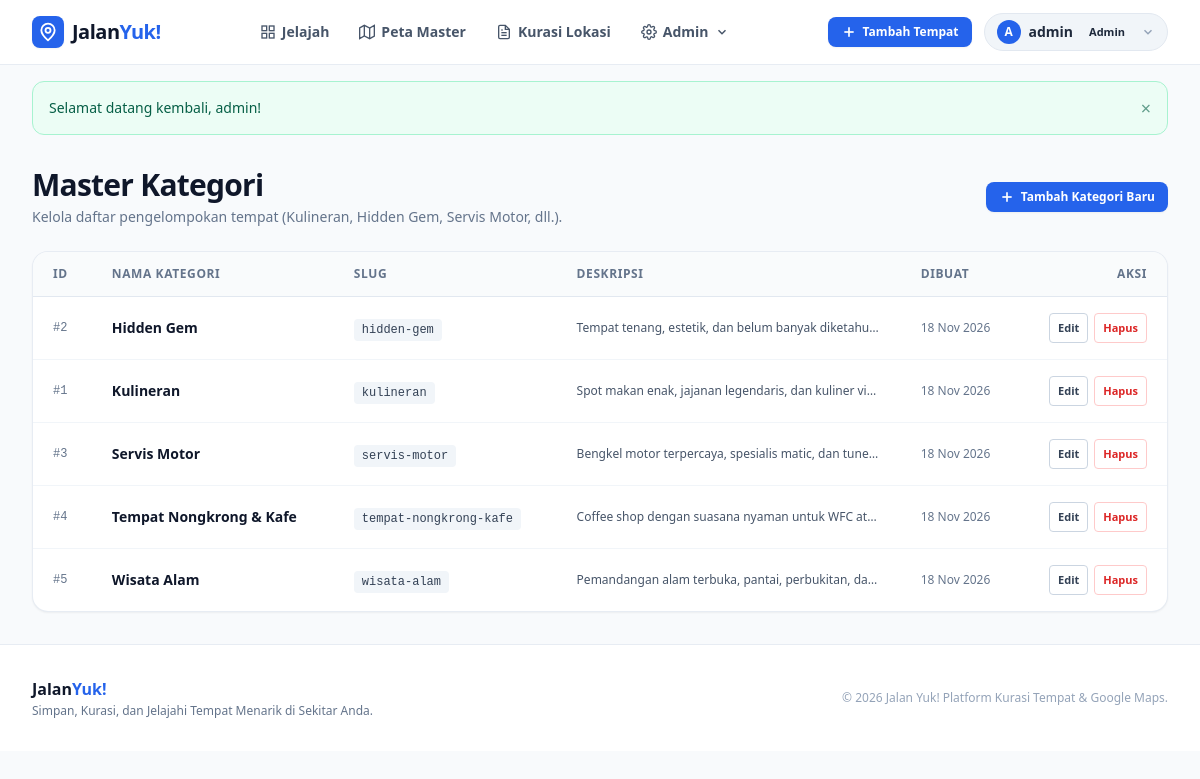
The app's page /admin/categories (signed in) with its own data.
### tables this page shows
CREATE TABLE IF NOT EXISTS `categories` (
    `id` INT AUTO_INCREMENT PRIMARY KEY,
    `name` VARCHAR(100) NOT NULL,
    `slug` VARCHAR(100) NOT NULL UNIQUE,
    `description` TEXT,
    `created_at` TIMESTAMP DEFAULT CURRENT_TIMESTAMP
);

### src/Controllers/AdminController.php (called while the page is built, shortened)
<?php
class AdminController
{
    public function categories(): void
    {
        $categories = Category::all();
        require_once dirname(__DIR__) . '/Views/admin/categories.php';
    }
}

### public/index.php (called while the page is built, shortened)
<?php
try {
    \App\App::run();
} catch (\Throwable $e) {
    error_log("[JalanYuk Error] " . $e->getMessage() . " in " . $e->getFile() . ":" . $e->getLine());
    http_response_code(500);
    $errorMessage = $e->getMessage();
    $errorTrace = $e->getTraceAsString();
    $errorView = dirname(__DIR__) . '/src/Views/errors/500.php';
    if (file_exists($errorView)) {
        require_once $errorView;
    } else {
        echo "<h1>500 Internal Server Error</h1><p>" . htmlspecialchars($errorMessage) . "</p>";
    }
}

### src/Models/Category.php (called while the page is built, shortened)
<?php
class Category
{
    public static function all(): array
    {
        $pdo = Database::getConnection();
        $stmt = $pdo->query("SELECT * FROM categories ORDER BY name ASC");
        return $stmt->fetchAll();
    }
}

### src/Views/admin/categories.php (the view, shortened to what this page needs)
<?php
require_once dirname(__DIR__) . '/layouts/header.php';
require_once dirname(__DIR__) . '/layouts/navbar.php';
?>
<main class="max-w-7xl mx-auto px-4 sm:px-6 lg:px-8 py-8 flex-1">
    <div class="flex flex-col sm:flex-row sm:items-center sm:justify-between gap-4 mb-6">
        <div>
            <h1 class="text-2xl sm:text-3xl font-extrabold text-slate-900 tracking-tight">Master Kategori</h1>
            <p class="text-xs sm:text-sm text-slate-500 mt-1">Kelola daftar pengelompokan tempat (Kulineran, Hidden Gem, Servis Motor, dll.).</p>
        </div>
        <div>
            <button type="button" class="btn btn-primary btn-sm flex items-center gap-1.5 shadow-sm" id="btn-open-create-category-modal">
                <svg class="w-4 h-4" viewBox="0 0 24 24" fill="none" stroke="currentColor" stroke-width="2.5"><line x1="12" y1="5" x2="12" y2="19"></line><line x1="5" y1="12" x2="19" y2="12"></line></svg>
                <span>Tambah Kategori Baru</span>
            </button>
        </div>
    </div>
    <div class="bg-white rounded-2xl border border-slate-200/80 shadow-sm overflow-hidden">
        <div class="overflow-x-auto">
            <table class="w-full text-left text-sm border-collapse">
                <thead>
                    <tr class="bg-slate-50/80 border-b border-slate-200 text-xs font-bold text-slate-500 uppercase tracking-wider">
                        <th class="px-5 py-3.5">ID</th>
                        <th class="px-5 py-3.5">Nama Kategori</th>
                        <th class="px-5 py-3.5">Slug</th>
                        <th class="px-5 py-3.5">Deskripsi</th>
                        <th class="px-5 py-3.5">Dibuat</th>
                        <th class="px-5 py-3.5 text-right">Aksi</th>
                    </tr>
                </thead>
                <tbody class="divide-y divide-slate-100">
                    <?php foreach ($categories as $cat): ?>
                        <tr class="hover:bg-slate-50/60 transition-colors">
                            <td class="px-5 py-4 text-xs font-mono text-slate-500">#<?= $cat['id'] ?></td>
                            <td class="px-5 py-4 font-bold text-slate-900"><?= htmlspecialchars($cat['name']) ?></td>
                            <td class="px-5 py-4"><code class="text-xs font-mono px-2 py-1 bg-slate-100 text-slate-700 rounded"><?= htmlspecialchars($cat['slug']) ?></code></td>
                            <td class="px-5 py-4 text-xs text-slate-600 max-w-xs truncate"><?= htmlspecialchars($cat['description'] ?? '-') ?></td>
                            <td class="px-5 py-4 text-xs text-slate-500"><?= date('d M Y', strtotime($cat['created_at'])) ?></td>
                            <td class="px-5 py-4 text-right">
                                <div class="inline-flex items-center gap-1.5">
                                    <button
                                        type="button"
                                        class="btn btn-outline btn-xs btn-edit-category"
                                        data-id="<?= $cat['id'] ?>"
                                        data-name="<?= htmlspecialchars($cat['name'], ENT_QUOTES) ?>"
                                        data-slug="<?= htmlspecialchars($cat['slug'], ENT_QUOTES) ?>"
                                        data-description="<?= htmlspecialchars($cat['description'] ?? '', ENT_QUOTES) ?>"
                                    >
                                        Edit
                                    </button>
                                    <form action="/admin/categories/<?= $cat['id'] ?>/delete" method="POST" onsubmit="return confirm('Apakah Anda yakin ingin menghapus kategori ini?');">
                                        <button type="submit" class="btn btn-danger-outline btn-xs">Hapus</button>
                                    </form>
                                </div>
                            </td>
                        </tr>
                    <?php endforeach; ?>
                </tbody>
            </table>
        </div>
    </div>
</main>
<?php require_once dirname(__DIR__) . '/layouts/footer.php'; ?>

### records on screen
categories: id "2", name "Hidden Gem", slug "hidden-gem", description "Tempat tenang, estetik, dan belum banyak diketahu…", created_at "18 Nov 2026"
categories: id "1", name "Kulineran", slug "kulineran", description "Spot makan enak, jajanan legendaris, dan kuliner viral", created_at "18 Nov 2026"
categories: id "3", name "Servis Motor", slug "servis-motor", description "Bengkel motor terpercaya, spesialis matic, dan tune…", created_at "18 Nov 2026"
categories: id "4", name "Tempat Nongkrong & Kafe", slug "tempat-nongkrong-kafe", description "Coffee shop dengan suasana nyaman untuk WFC at…", created_at "18 Nov 2026"
categories: id "5", name "Wisata Alam", slug "wisata-alam", description "Pemandangan alam terbuka, pantai, perbukitan, da…", created_at "18 Nov 2026"

### other values on screen
substr($currentUser['username'], 0, 1) "A"
$currentUser['username'] "admin"
$currentUser['role'] "Admin"
$flash['message'] "Selamat datang kembali, admin!"
